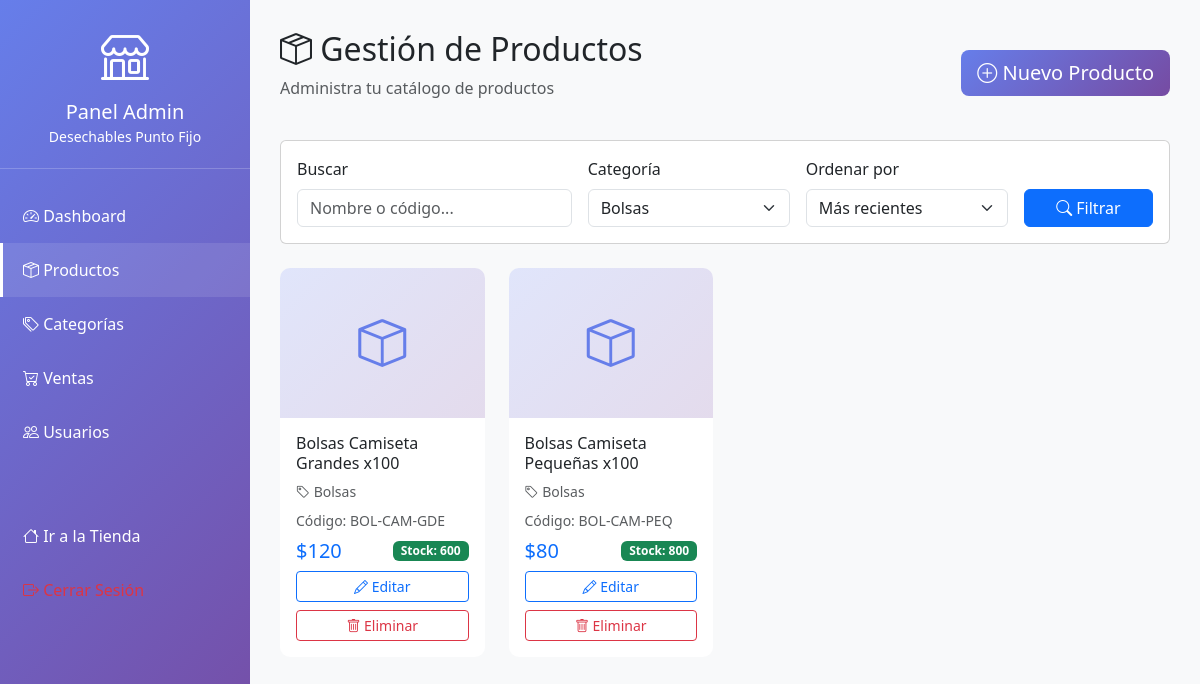
The app's page /admin_productos.php?categoria=6 (signed in) with its own data.
### tables this page shows
CREATE TABLE productos (
    id INT PRIMARY KEY AUTO_INCREMENT,
    categoria_id INT NOT NULL,
    nombre VARCHAR(200) NOT NULL,
    descripcion TEXT,
    precio DECIMAL(10, 2) NOT NULL,
    stock INT NOT NULL DEFAULT 0,
    imagen VARCHAR(255),
    codigo_producto VARCHAR(50) UNIQUE,
    unidad_medida ENUM('unidad', 'paquete', 'caja', 'docena') DEFAULT 'unidad',
    estado ENUM('disponible', 'agotado', 'descontinuado') DEFAULT 'disponible',
    destacado BOOLEAN DEFAULT FALSE,
    fecha_creacion TIMESTAMP DEFAULT CURRENT_TIMESTAMP,
    fecha_actualizacion TIMESTAMP DEFAULT CURRENT_TIMESTAMP ON UPDATE CURRENT_TIMESTAMP,
    FOREIGN KEY (categoria_id) REFERENCES categorias(id) ON DELETE CASCADE,
    INDEX idx_categoria (categoria_id),
    INDEX idx_nombre (nombre),
    INDEX idx_precio (precio),
    INDEX idx_destacado (destacado)
);

CREATE TABLE categorias (
    id INT PRIMARY KEY AUTO_INCREMENT,
    nombre VARCHAR(100) NOT NULL,
    descripcion TEXT,
    imagen VARCHAR(255),
    estado ENUM('activo', 'inactivo') DEFAULT 'activo',
    fecha_creacion TIMESTAMP DEFAULT CURRENT_TIMESTAMP,
    INDEX idx_nombre (nombre)
);

### admin_productos.php (the view, shortened to what this page needs)
<?php
$db = getDB();
$busqueda = $_GET['buscar'] ?? '';
$categoria_filtro = $_GET['categoria'] ?? '';
$orden = $_GET['orden'] ?? 'id DESC';
$sql = "SELECT p.*, c.nombre as categoria_nombre FROM productos p
        LEFT JOIN categorias c ON p.categoria_id = c.id WHERE 1=1";
if (!empty($categoria_filtro)) {
    $sql .= " AND p.categoria_id = " . (int)$categoria_filtro;
}
$sql .= " ORDER BY " . $db->real_escape_string($orden);
$result = $db->query($sql);
$productos = $result->fetch_all(MYSQLI_ASSOC);
$categorias = $db->query("SELECT * FROM categorias WHERE estado = 'activo' ORDER BY nombre")->fetch_all(MYSQLI_ASSOC);
?>
<!DOCTYPE html>
<html lang="es">
<head>
    <link href="https://cdn.jsdelivr.net/npm/bootstrap@5.3.0/dist/css/bootstrap.min.css" rel="stylesheet">
    <link rel="stylesheet" href="https://cdn.jsdelivr.net/npm/bootstrap-icons@1.11.0/font/bootstrap-icons.css">
</head>
<body>
    <div class="sidebar">
        <div class="sidebar-header">
            <i class="bi bi-shop" style="font-size: 3rem;"></i>
            <h5 class="mt-2 mb-0">Panel Admin</h5>
            <small>Desechables Punto Fijo</small>
        </div>
        <ul class="sidebar-menu">
            <li><a href="admin.php"><i class="bi bi-speedometer2"></i> Dashboard</a></li>
            <li><a href="admin_productos.php" class="active"><i class="bi bi-box-seam"></i> Productos</a></li>
            <li><a href="admin_categorias.php"><i class="bi bi-tags"></i> Categorías</a></li>
            <li><a href="admin_ventas.php"><i class="bi bi-cart-check"></i> Ventas</a></li>
            <li><a href="admin_usuarios.php"><i class="bi bi-people"></i> Usuarios</a></li>
            <li style="margin-top: 50px;"><a href="index.php"><i class="bi bi-house"></i> Ir a la Tienda</a></li>
            <li><a href="logout.php" class="text-danger"><i class="bi bi-box-arrow-right"></i> Cerrar Sesión</a></li>
        </ul>
    </div>
    <div class="main-content">
        <div class="d-flex justify-content-between align-items-center mb-4">
            <div>
                <h2><i class="bi bi-box-seam"></i> Gestión de Productos</h2>
                <p class="text-muted">Administra tu catálogo de productos</p>
            </div>
            <button class="btn btn-gradient btn-lg" data-bs-toggle="modal" data-bs-target="#modalNuevoProducto">
                <i class="bi bi-plus-circle"></i> Nuevo Producto
            </button>
        </div>
        <div class="card mb-4">
            <div class="card-body">
                <form method="GET" class="row g-3">
                    <div class="col-md-4">
                        <label class="form-label">Buscar</label>
                        <input type="text" name="buscar" class="form-control" placeholder="Nombre o código..." value="<?php echo htmlspecialchars($busqueda); ?>">
                    </div>
                    <div class="col-md-3">
                        <label class="form-label">Categoría</label>
                        <select name="categoria" class="form-select">
                            <?php foreach ($categorias as $cat): ?>
                            <option value="<?php echo $cat['id']; ?>" <?php echo $categoria_filtro == $cat['id'] ? 'selected' : ''; ?>>
                                <?php echo htmlspecialchars($cat['nombre']); ?>
                            </option>
                            <?php endforeach; ?>
                        </select>
                    </div>
                    <div class="col-md-3">
                        <label class="form-label">Ordenar por</label>
                        <select name="orden" class="form-select">
                            <option value="id DESC">Más recientes</option>
                        </select>
                    </div>
                    <div class="col-md-2">
                        <label class="form-label">&nbsp;</label>
                        <button type="submit" class="btn btn-primary w-100">
                            <i class="bi bi-search"></i> Filtrar
                        </button>
                    </div>
                </form>
            </div>
        </div>
        <div class="row g-4">
            <?php foreach ($productos as $producto): ?>
            <div class="col-md-4 col-lg-3">
                <div class="card card-producto h-100">
                    <div class="producto-imagen">
                        <i class="bi bi-box"></i>
                    </div>
                    <div class="card-body">
                        <h6 class="card-title"><?php echo htmlspecialchars($producto['nombre']); ?></h6>
                        <p class="text-muted small mb-2">
                            <i class="bi bi-tag"></i> <?php echo htmlspecialchars($producto['categoria_nombre']); ?>
                        </p>
                        <p class="text-muted small mb-2">
                            Código: <?php echo htmlspecialchars($producto['codigo_producto']); ?>
                        </p>
                        <div class="d-flex justify-content-between align-items-center mb-2">
                            <span class="h5 mb-0 text-primary">$<?php echo number_format($producto['precio'], 0); ?></span>
                            <span class="badge bg-<?php echo $producto['stock'] > 50 ? 'success' : ($producto['stock'] > 20 ? 'warning' : 'danger'); ?>">
                                Stock: <?php echo $producto['stock']; ?>
                            </span>
                        </div>
                        <div class="d-grid gap-2">
                            <button class="btn btn-sm btn-outline-primary" onclick="editarProducto(<?php echo htmlspecialchars(json_encode($producto)); ?>)">
                                <i class="bi bi-pencil"></i> Editar
                            </button>
                            <button class="btn btn-sm btn-outline-danger" onclick="eliminarProducto(<?php echo $producto['id']; ?>, '<?php echo htmlspecialchars($producto['nombre']); ?>')">
                                <i class="bi bi-trash"></i> Eliminar
                            </button>
                        </div>
                    </div>
                </div>
            </div>
            <?php endforeach; ?>
        </div>
    </div>
</body>
</html>

### admin_productos.php (style rules this page uses)
:root { --sidebar-width: 250px; }
.sidebar { position: fixed; top: 0; left: 0; height: 100vh; width: var(--sidebar-width); background: linear-gradient(135deg, #667eea 0%, #764ba2 100%); color: white; overflow-y: auto; z-index: 1000; }
.sidebar-header { padding: 20px; text-align: center; border-bottom: 1px solid rgba(255,255,255,0.2); }
.sidebar-menu { list-style: none; padding: 0; margin: 20px 0; }
.sidebar-menu a { display: block; padding: 15px 20px; color: white; text-decoration: none; transition: all 0.3s; border-left: 3px solid transparent; }
.sidebar-menu a:hover, .sidebar-menu a.active { background: rgba(255,255,255,0.1); border-left-color: white; }
.main-content { margin-left: var(--sidebar-width); padding: 30px; background: #f8f9fa; min-height: 100vh; }
.card-producto { transition: transform 0.3s, box-shadow 0.3s; border: none; border-radius: 10px; }
.producto-imagen { height: 150px; background: linear-gradient(135deg, #667eea33 0%, #764ba233 100%); display: flex; align-items: center; justify-content: center; font-size: 3rem; color: #667eea; border-radius: 10px 10px 0 0; }
.btn-gradient { background: linear-gradient(135deg, #667eea 0%, #764ba2 100%); color: white; border: none; }

### records on screen
productos: nombre "Bolsas Camiseta Grandes x100", categoria.nombre "Bolsas", codigo_producto "BOL-CAM-GDE", precio "120", stock "600"
productos: nombre "Bolsas Camiseta Pequeñas x100", categoria.nombre "Bolsas", codigo_producto "BOL-CAM-PEQ", precio "80", stock "800"

### other values on screen
form field categoria "Bolsas"
